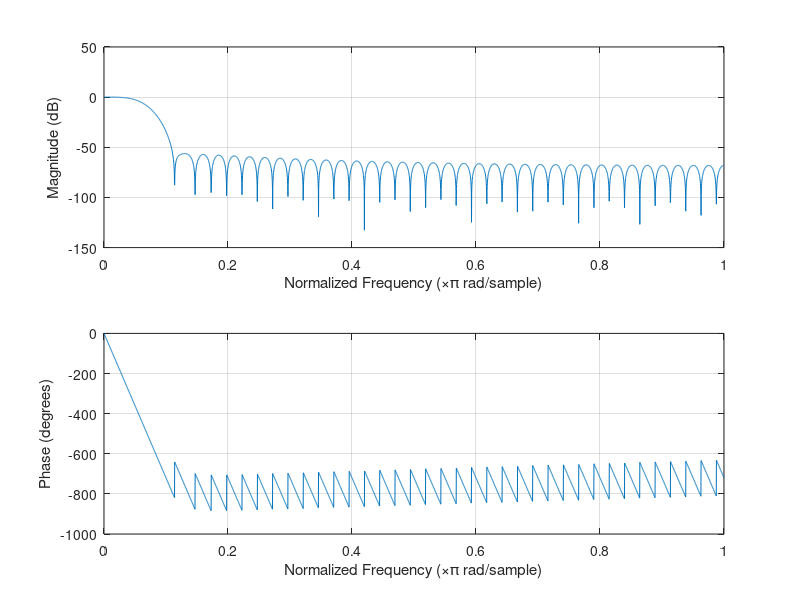
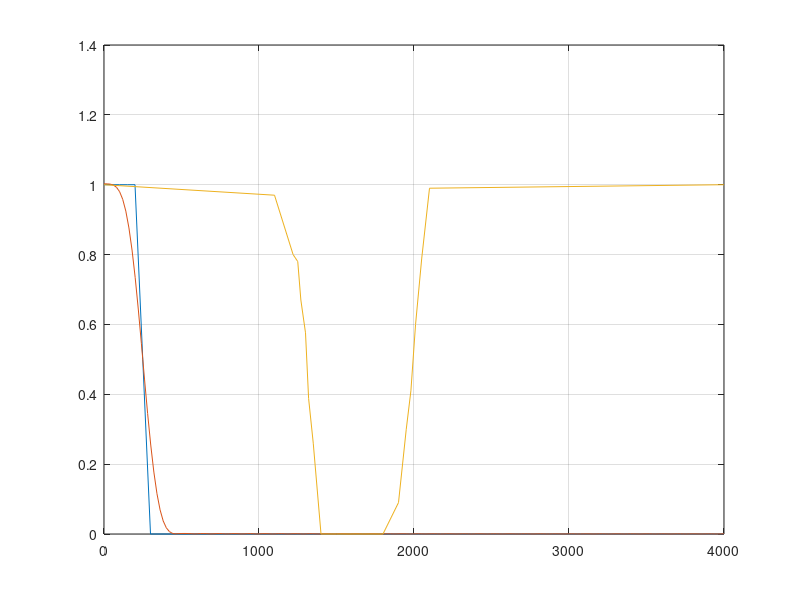

These charts were generated, in order, by the following MATLAB code: (Note: this script raises an error after producing the figures.)
%%Zachowanie filtra dolnoprzepustowego dla okna Hanninga o N=80;
%Częstotliwości graniczne 1300Hz, 2000Hz.
%filtr FIR (SOI) projektowany przez fir2
 
fs=8000;        %częstotliwość próbkowania
fNq=fs/2;% Nyquista częstotliwość
fHz=[0 50 100 150 200 250 300 1250 1350 1950 2050 3000 fNq]; %wektor f
amp=[1 1 1 1 1 0.5 0 0 0 0 0 0 0];% i odpowiadające im pożądane amplitudy
 
N=80;           %rząd filtru
fn=fHz/fNq;         % normalizacja częstotliwości
%b=fir2(N,fn,amp,boxcar(N+1)); % to dla okna prostokątnego
b=fir2(N,fn,amp);   % a to ze standardowym oknem Hamminga
figure(1); freqz(b,1,fNq); %wykres znormalizowany
 
%skala liniowa
f=linspace(0,fNq,200);%wektor 100 częstotliwości z zakresu 0..fNq
w=2*pi*f;       %pulsacja
z=exp(j*w/fs);      %wartość zespolona 
mz=abs(polyval(b,z));   %wektor odpowiedzi dla wszystkich f
figure(2);
fHzG=[0 1100 1220 1250 1270 1300 1320 1350 1400 1500 1800 1900 1950 1980 2010 2050 2100 fNq]
ampG=[1 0.97 0.8 0.78 0.67 0.576 0.388 0.26 0 0 0 0.09 0.3 0.41 0.6 0.79 0.99 1]
plot(fHz,amp,f,mz,fHzG,ampG);
grid
plik_fir(b,'C:\CCStudio_v3.3PLA\Project_EQ\GUI_EQ\Debug\cps1\EQ_projekt\Filtr\wsp1.h'); %zapis do pliku